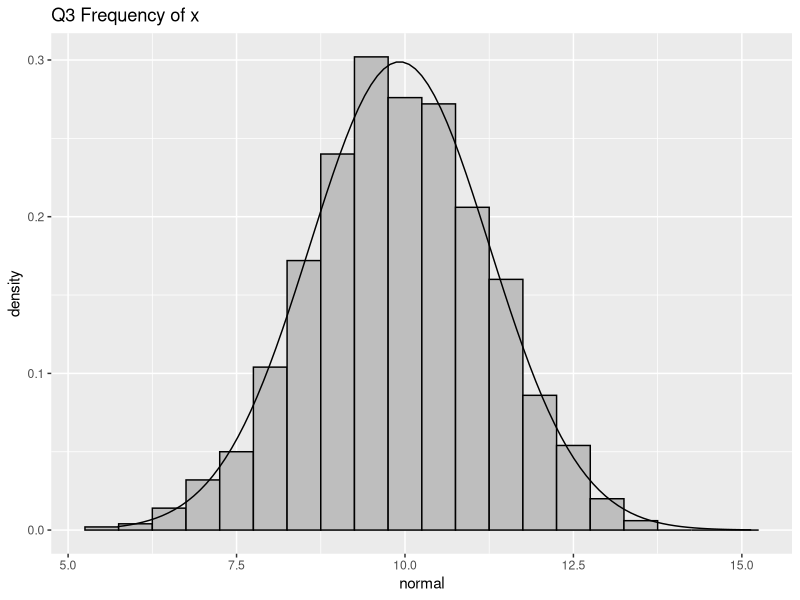
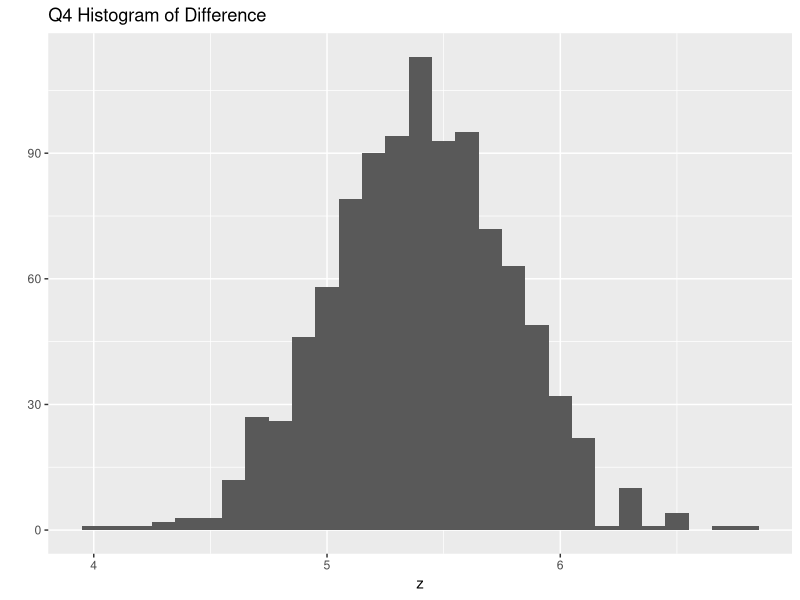

Write the R code that produced these figures, in order.
## ---- chunk 1
knitr::opts_chunk$set(fig.width=10, fig.height=6, fig.path='Figs/', warning=FALSE, message=FALSE)
## ---- chunk 2
girlbirth <- c(.4777, .4875, .4859, .4754, .4874, .4864, .4813, .4787, 
               .4895, .4797, .4876, .4859, .4857, .4907, .5010, .4903, 
               .4860, .4911, .4871, .4725, .4822, .4870, .4823, .4973)
girlsd_obs <- sd(girlbirth)
sprintf("Standard deviation of the proportions is %f", girlsd_obs) 

constprob<- mean(girlbirth)
girlsd_pro<-sqrt(constprob*(1-constprob)/3900)
sprintf("Standard deviation assuming constant birth probability is %f", girlsd_pro)
## ---- chunk 3
sd_upper = (23*girlsd_obs^2/qchisq(0.025,23))^0.5
sd_lower = (23*girlsd_obs^2/qchisq(0.975,23))^0.5
sprintf("Confidence interval for theoretical standard deviation (%f, %f)", sd_lower,sd_upper)
## ---- chunk 4
library(ggplot2)

sim = 1000
x=rep(0,sim)
for (i in 1:sim){
  x[i]=sum(runif(20, min=0, max=1))
}

df<-data.frame(normal=rnorm(sim,mean=mean(x),sd=sd(x)),sumu=x)

ggplot(df,aes(x=normal)) +
  geom_histogram(aes(x = sumu, y = ..density..),
                   binwidth = 0.5, fill = "grey", color = "black") +
  stat_function(fun = dnorm, args = list(mean = mean(df$normal), sd = sd(df$normal)))+
  ggtitle("Q3 Frequency of x")
## ---- chunk 5
sim = 1000
z=rep(0,sim)
for (i in 1:sim){
  x=mean(rnorm(100,mean = 69.1, sd=2.9))
  y=mean(rnorm(100,mean=63.7, sd=2.7))
  z[i]=x-y
}

qplot(z, geom="histogram", main="Q4 Histogram of Difference", binwidth = 0.1)

actualmean=69.1-63.7
actualsd=(2.9^2+2.7^2)^0.5
sprintf("The simulated mean is %f and the actual mean is %f", mean(z), actualmean)
sprintf("The simulated SD is %f and the actual SD is %f", sd(z), actualsd)
